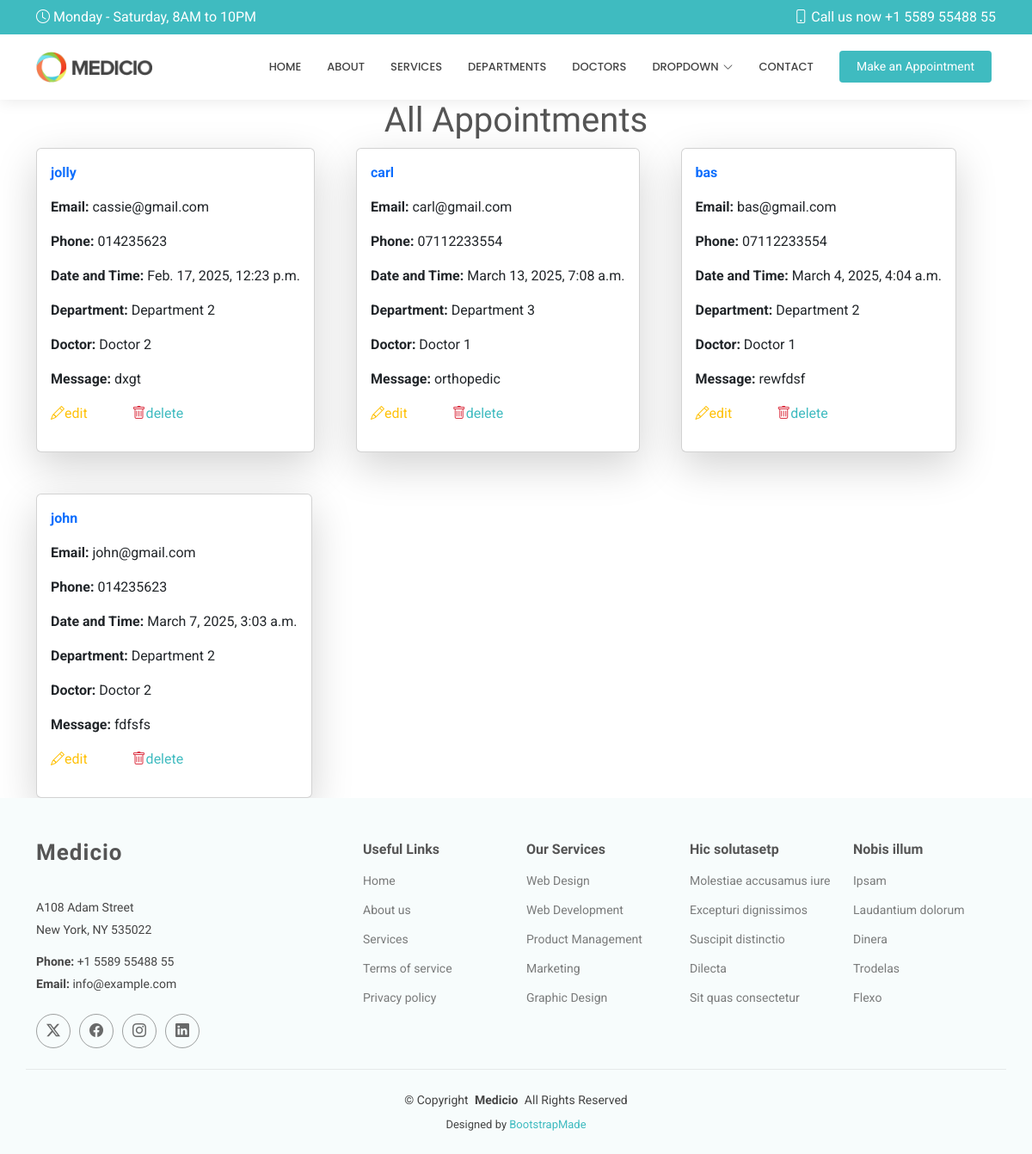
/show/, run on an earlier commit of the app's database.
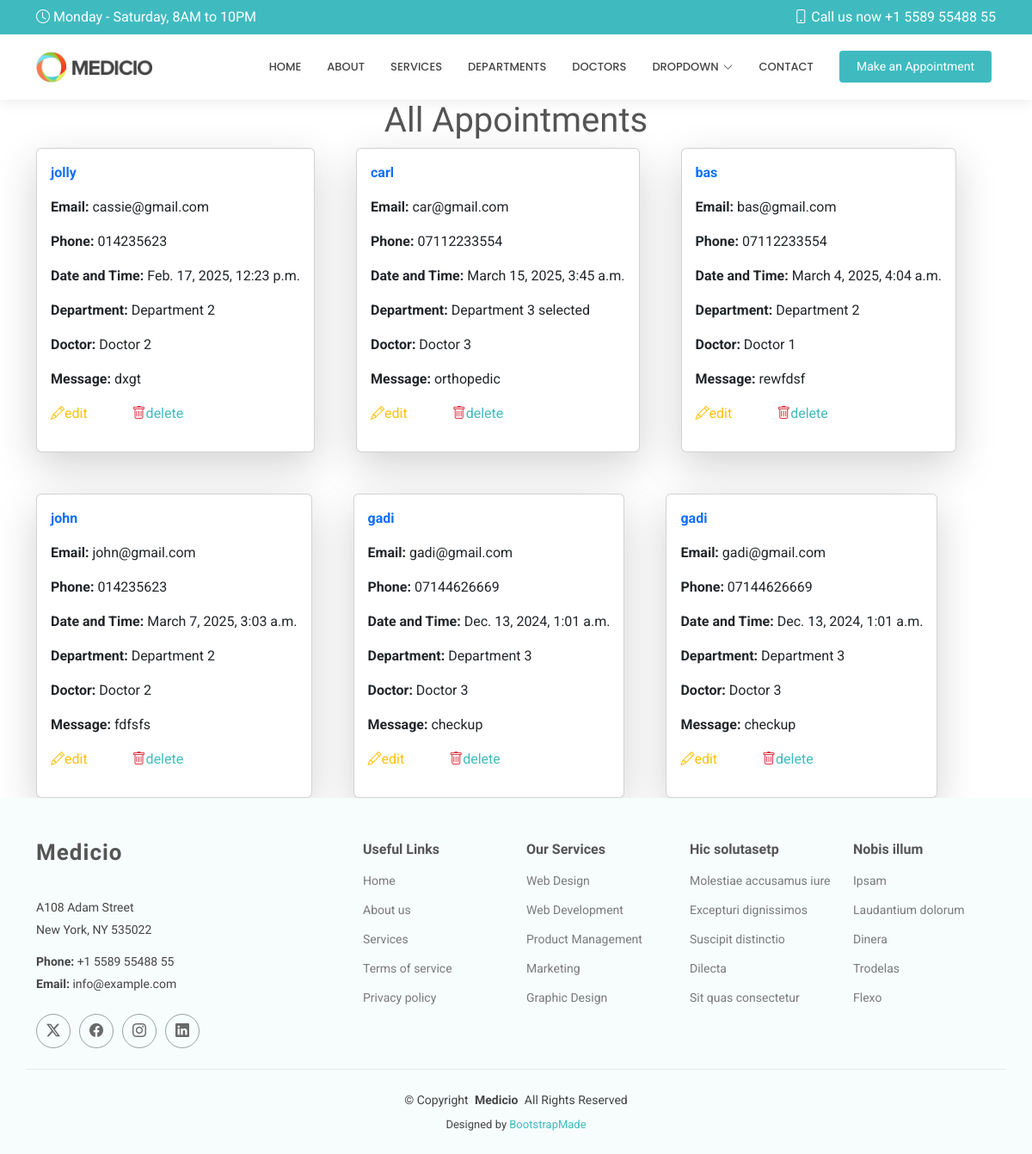
And on a later commit of the database.
### hospitalapp/models.py (models this page shows, shortened)
class appointment(models.Model):
  name = models.CharField(max_length=50)
  email = models.EmailField()
  phone= models.CharField(max_length=15)
  date = models.DateTimeField()
  department = models.CharField(max_length=50)
  doctor = models.CharField(max_length=50)
  message = models.TextField()

### hospitalapp/views.py (the view)
# urls.py: path('show/', views.show,name='show'),
def show(request):
    all =appointment.objects.all()
    return render(request,'show.html',{'all':all})

### templates/show.html (shortened to what this page needs)
 {% extends 'starter-page.html' %}
 {% load static %}
 {% block content %}
   <h1 class="text-center">All Appointments</h1>
<div class="d-flex flex-wrap gap-5 container">
{% for  x in all %}
 <div class="card w-30 p-3 shadow-lg">
 <p class="fw-bold text-primary">{{ x.name }}</p>
 <p><b> Email:</b> {{ x.email }}</p>
 <p><b> Phone:</b> {{ x.phone }}</p>
 <p><b> Date and Time:</b> {{ x.date }}</p>
 <p><b> Department:</b> {{ x.department }}</p>
 <p><b> Doctor:</b> {{ x.doctor }}</p>
 <p><b> Message:</b> {{ x.message }}</p>
<p>
  <a href="{% url 'edit' x.id %}" class="text-warning me-5">
    <i class="bi bi-pencil"></i>edit
  </a>
  <a href="/delete/{{ x.id }}" >
  <i class="bi bi-trash text-danger"></i>delete
    </a>
</p>
 </div>
{% endfor %}
</div>
 {% endblock %}

### templates/starter-page.html (shortened to what this page needs)
<!DOCTYPE html>
<html lang="en">
<head>
  {% load static %}
  <link href="{% static 'assets/vendor/bootstrap/css/bootstrap.min.css' %}" rel="stylesheet">
  <link href="{% static 'assets/vendor/bootstrap-icons/bootstrap-icons.css' %}" rel="stylesheet">
  <link href="{% static 'assets/vendor/aos/aos.css' %}" rel="stylesheet">
  <link href="{% static 'assets/vendor/fontawesome-free/css/all.min.css' %}" rel="stylesheet">
  <link href="{% static 'assets/vendor/glightbox/css/glightbox.min.css' %}" rel="stylesheet">
  <link href="{% static 'assets/vendor/swiper/swiper-bundle.min.css' %}" rel="stylesheet">
  <link href="{% static 'assets/css/main.css' %}" rel="stylesheet">
</head>
<body class="starter-page-page">
  <header id="header" class="header sticky-top">
    <div class="topbar d-flex align-items-center">
      <div class="container d-flex justify-content-center justify-content-md-between">
        <div class="d-none d-md-flex align-items-center">
          <i class="bi bi-clock me-1"></i> Monday - Saturday, 8AM to 10PM
        </div>
        <div class="d-flex align-items-center">
          <i class="bi bi-phone me-1"></i> Call us now +1 5589 55488 55
        </div>
      </div>
    </div>
    <div class="branding d-flex align-items-center">
      <div class="container position-relative d-flex align-items-center justify-content-end">
        <a href="index.html" class="logo d-flex align-items-center me-auto">
          <img src="{% static 'assets/img/logo.png' %}" alt="">
        </a>
        <nav id="navmenu" class="navmenu">
          <ul>
            <li><a href=" {% url 'home' %}">Home</a></li>
            <li><a href=" {% url 'about' %}">About</a></li>
            <li><a href=" {% url 'services' %}">Services</a></li>
            <li><a href=" {% url 'departments' %}">Departments</a></li>
            <li><a href=" {% url 'doctors' %}">Doctors</a></li>
            <li class="dropdown"><a href="#"><span>Dropdown</span> <i class="bi bi-chevron-down toggle-dropdown"></i></a>
            </li>
            <li><a href="#contact">Contact</a></li>
          </ul>
        </nav>
        <a class="cta-btn" href="index.html#appointment">Make an Appointment</a>
      </div>
    </div>
  </header>
  <main class="main">
  {% block content %}
  {% endblock %}
  </main>
  <footer id="footer" class="footer light-background">
    <div class="container footer-top">
      <div class="row gy-4">
        <div class="col-lg-4 col-md-6 footer-about">
          <a href="index.html" class="logo d-flex align-items-center">
            <span class="sitename">Medicio</span>
          </a>
          <div class="footer-contact pt-3">
            <p>A108 Adam Street</p>
            <p>New York, NY 535022</p>
            <p class="mt-3"><strong>Phone:</strong> <span>+1 5589 55488 55</span></p>
            <p><strong>Email:</strong> <span>info@example.com</span></p>
          </div>
          <div class="social-links d-flex mt-4">
            <a href=""><i class="bi bi-twitter-x"></i></a>
            <a href=""><i class="bi bi-facebook"></i></a>
            <a href=""><i class="bi bi-instagram"></i></a>
            <a href=""><i class="bi bi-linkedin"></i></a>
          </div>
        </div>
        <div class="col-lg-2 col-md-3 footer-links">
          <h4>Useful Links</h4>
          <ul>
            <li><a href="#">Home</a></li>
            <li><a href="#">About us</a></li>
            <li><a href="#">Services</a></li>
            <li><a href="#">Terms of service</a></li>
            <li><a href="#">Privacy policy</a></li>
          </ul>
        </div>
        <div class="col-lg-2 col-md-3 footer-links">
          <h4>Our Services</h4>
          <ul>
            <li><a href="#">Web Design</a></li>
            <li><a href="#">Web Development</a></li>
            <li><a href="#">Product Management</a></li>
            <li><a href="#">Marketing</a></li>
            <li><a href="#">Graphic Design</a></li>
          </ul>
        </div>
        <div class="col-lg-2 col-md-3 footer-links">
          <h4>Hic solutasetp</h4>
          <ul>
            <li><a href="#">Molestiae accusamus iure</a></li>
            <li><a href="#">Excepturi dignissimos</a></li>
            <li><a href="#">Suscipit distinctio</a></li>
            <li><a href="#">Dilecta</a></li>
            <li><a href="#">Sit quas consectetur</a></li>
          </ul>
        </div>
        <div class="col-lg-2 col-md-3 footer-links">
          <h4>Nobis illum</h4>
          <ul>
            <li><a href="#">Ipsam</a></li>
            <li><a href="#">Laudantium dolorum</a></li>
            <li><a href="#">Dinera</a></li>
            <li><a href="#">Trodelas</a></li>
            <li><a href="#">Flexo</a></li>
          </ul>
        </div>
      </div>
    </div>
    <div class="container copyright text-center mt-4">
      <p>© <span>Copyright</span> <strong class="px-1 sitename">Medicio</strong> <span>All Rights Reserved</span></p>
      <div class="credits">
        Designed by <a href="https://bootstrapmade.com/">BootstrapMade</a>
      </div>
    </div>
  </footer>
</body>
</html>

### static/assets/css/main.css (style rules this page uses)
:root { --default-font: "Roboto", system-ui, -apple-system, "Segoe UI", Roboto, "Helvetica Neue", Arial, "Noto Sans", "Liberation Sans", sans-serif, "Apple Color Emoji", "Segoe UI Emoji", "Segoe UI Symbol", "Noto Color Emoji"; --heading-font: "Raleway", sans-serif; --nav-font: "Poppins", sans-serif; }
:root { --background-color: #ffffff; --default-color: #444444; --heading-color: #555555; --accent-color: #3fbbc0; --surface-color: #ffffff; --contrast-color: #ffffff; }
:root { --nav-color: #444444; --nav-hover-color: #3fbbc0; --nav-mobile-background-color: #ffffff; --nav-dropdown-background-color: #ffffff; --nav-dropdown-color: #444444; --nav-dropdown-hover-color: #3fbbc0; }
.light-background { --background-color: #f7fcfc; --surface-color: #ffffff; }
:root { scroll-behavior: smooth; }
body { color: var(--default-color); background-color: var(--background-color); font-family: var(--default-font); }
a { color: var(--accent-color); text-decoration: none; transition: 0.3s; }
h1, h2, h3, h4, h5, h6 { color: var(--heading-color); font-family: var(--heading-font); }
.header { color: var(--default-color); background-color: var(--background-color); transition: all 0.5s; z-index: 997; box-shadow: 0px 0 18px rgba(0, 0, 0, 0.1); }
.header .topbar { background-color: var(--accent-color); color: var(--contrast-color); height: 40px; padding: 0; transition: all 0.5s; }
.header .branding { min-height: 60px; padding: 10px 0; }
.header .logo { line-height: 1; }
.header .logo img { max-height: 36px; margin-right: 8px; }
.header .cta-btn, .header .cta-btn:focus { color: var(--contrast-color); background: var(--accent-color); font-size: 14px; padding: 8px 20px; margin: 0 5px 0 30px; border-radius: 4px; transition: 0.3s; }
@media (min-width: 1200px) { .navmenu { padding: 0; } }
@media (min-width: 1200px) { .navmenu ul { margin: 0; padding: 0; display: flex; list-style: none; align-items: center; } }
@media (min-width: 1200px) { .navmenu li { position: relative; } }
@media (min-width: 1200px) { .navmenu a, .navmenu a:focus { color: var(--nav-color); padding: 18px 15px; font-size: 13px; font-family: var(--nav-font); font-weight: 500; text-transform: uppercase; display: flex; align-items: center; justify-content: space-between; white-space: nowrap; transition: 0.3s; } }
@media (min-width: 1200px) { .navmenu a i, .navmenu a:focus i { font-size: 12px; line-height: 0; margin-left: 5px; transition: 0.3s; } }
@media (min-width: 1200px) { .navmenu li:last-child a { padding-right: 0; } }
.footer { color: var(--default-color); background-color: var(--background-color); font-size: 14px; position: relative; }
.footer .footer-top { padding-top: 50px; }
.footer .footer-about .logo { line-height: 1; margin-bottom: 25px; }
.footer .footer-about .logo span { color: var(--heading-color); font-family: var(--heading-font); font-size: 26px; font-weight: 700; letter-spacing: 1px; }
.footer .footer-about p { font-size: 14px; font-family: var(--heading-font); }
.footer .social-links a { display: flex; align-items: center; justify-content: center; width: 40px; height: 40px; border-radius: 50%; border: 1px solid color-mix(in srgb, var(--default-color), transparent 50%); font-size: 16px; color: color-mix(in srgb, var(--default-color), transparent 20%); margin-right: 10px; transition: 0.3s; }
.footer h4 { font-size: 16px; font-weight: bold; position: relative; padding-bottom: 12px; }
.footer .footer-links { margin-bottom: 30px; }
.footer .footer-links ul { list-style: none; padding: 0; margin: 0; }
.footer .footer-links ul li { padding: 10px 0; display: flex; align-items: center; }
.footer .footer-links ul li:first-child { padding-top: 0; }
.footer .footer-links ul a { color: color-mix(in srgb, var(--default-color), transparent 30%); display: inline-block; line-height: 1; }
.footer .footer-contact p { margin-bottom: 5px; }
.footer .copyright { padding: 25px 0; border-top: 1px solid color-mix(in srgb, var(--default-color), transparent 90%); }
.footer .copyright p { margin-bottom: 0; }
.footer .credits { margin-top: 8px; font-size: 13px; }

What changed in the data, as far as the page shows it:
changed appointment "carl": email "carl@gmail.com" → "car@gmail.com"; date "March 13, 2025, 7:08 a.m." → "March 15, 2025, 3:45 a.m."; department "Department 3" → "Department 3 selected"; doctor "Doctor 1" → "Doctor 3"
added appointment: name "gadi", email "gadi@gmail.com", phone "07144626669", date "Dec. 13, 2024, 1:01 a.m.", department "Department 3", doctor "Doctor 3", message "checkup"
added appointment: name "gadi", email "gadi@gmail.com", phone "07144626669", date "Dec. 13, 2024, 1:01 a.m.", department "Department 3", doctor "Doctor 3", message "checkup"
